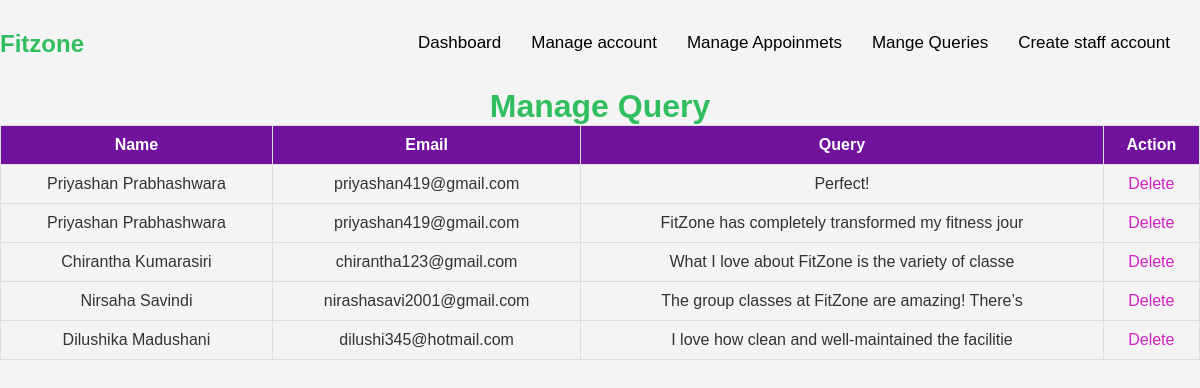
/Assignment/Admin/Managequery.php, run on the app's committed database.
### tables this page shows
CREATE TABLE IF NOT EXISTS `query` (
  `id` int NOT NULL AUTO_INCREMENT,
  `Name` varchar(50) NOT NULL,
  `Email` varchar(50) NOT NULL,
  `Query` varchar(50) NOT NULL,
  PRIMARY KEY (`id`)
);

### Assignment/Admin/Managequery.php (the view, shortened to what this page needs)
<?php
include 'dbc.php';
$users = $conn->query("SELECT * FROM query");
?>
<html>
    <head>
    <link rel="stylesheet" href="manageaccount.css?v=<?php echo time(); ?>">
    </head>
<body>
         <section class="menu">
            <div class="nav">
            <div class="logo"><h1>Fit<b>zone</b></h1></div>
            <ul>
                     <li><a class="active"href="Adminhome.php">Dashboard</a></li>
                    <li><a class="active"href="Manageaccount.php">Manage account</a></li>
                    <li><a class="active"href="Manageappoinment.php">Manage Appoinmets</a></li>
                    <li><a class="active"href="ManageQuery.php">Mange Queries</a></li>
                    <li><a class="active"href="Createstaffaccount.php">Create staff account</a></li>
            </ul>
    </section>
<div class="manage-users">
        <h1>Manage Query</h1>
        <table>
            <tr>
                <th>Name</th>
                <th>Email</th>
                <th>Query</th>
                <th>Action</th>
            </tr>
            <?php foreach ($users as $user): ?>
            <tr>
                <td><?php echo $user['Name']; ?></td>
                <td><?php echo $user['Email']; ?></td>
                <td><?php echo $user['Query']; ?></td>
                <td>
                    <a href="deletequery.php?id=<?php echo $user['id']; ?>">Delete</a>
                </td>
            </tr>
            <?php endforeach; ?>
        </table>
    </div>
</body>
</html>

### Assignment/Admin/manageaccount.css (style rules this page uses)
*,::after,::before { margin: 0; padding: 0; box-sizing: border-box; }
html { scroll-behavior: smooth; }
body { background-color: #e9e9e9; }
.nav { width: 100%; display: flex; justify-content: space-between; align-items: center; padding: 30px 0; }
.nav ul { display: flex; list-style: none; }
.nav ul li { margin-right: 30px; }
.nav ul li a { text-decoration: none; color: #000000; font-weight: 500; font-family: sans-serif; font-size: 17px; }
.nav ul .active::after { content: ''; width: 0; height: 3px; background-color: #1473b3; display: flex; position: relative; margin-left: 10px; }
body { font-family: Arial, sans-serif; background-color: #f4f4f4; color: #333; margin: 0; padding: 0; }
h1 { color: #30be5f; text-align: center; }
table { border-collapse: collapse; width: 100%; }
table, th, td { border: 1px solid #ddd; }
th, td { padding: 10px; text-align: center; }
th { background-color: #71129c; color: white; }
a { color: #d124c3; text-decoration: none; }

### data on the page
query: Name "Priyashan Prabhashwara", Email "priyashan419@gmail.com", Query "Perfect!"
query: Name "Priyashan Prabhashwara", Email "priyashan419@gmail.com", Query "FitZone has completely transformed my fitness jour"
query: Name "Chirantha Kumarasiri", Email "chirantha123@gmail.com", Query "What I love about FitZone is the variety of classe"
query: Name "Nirsaha Savindi", Email "nirashasavi2001@gmail.com", Query "The group classes at FitZone are amazing! There’s"
query: Name "Dilushika Madushani", Email "dilushi345@hotmail.com", Query "I love how clean and well-maintained the facilitie"
